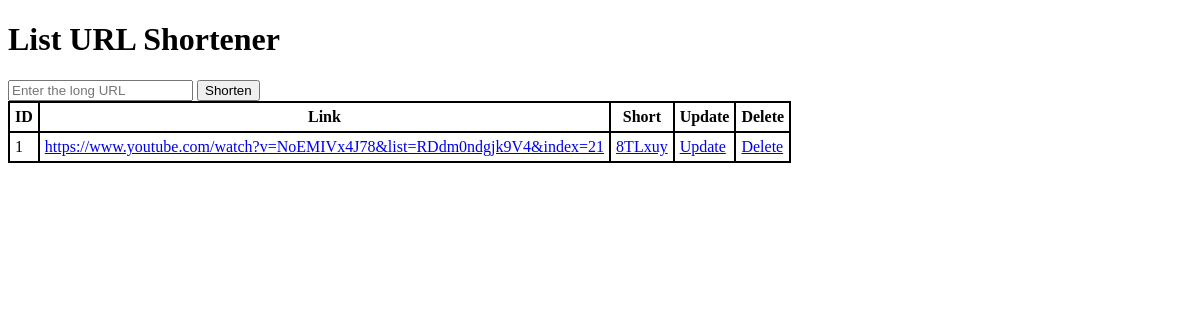
Before: /link with the older database file.
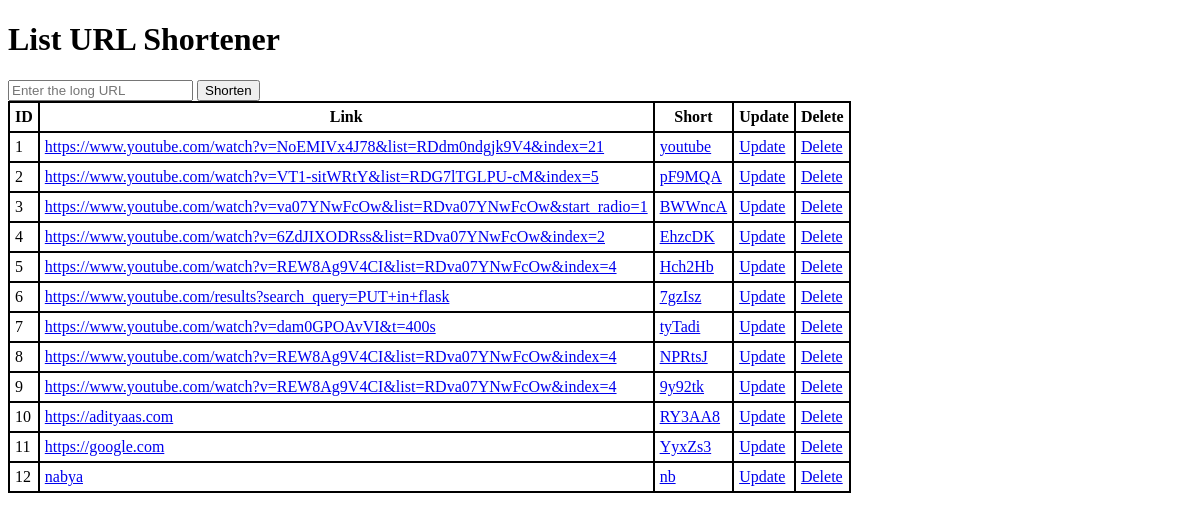
After: the same page with the newer database file.
### tables this page shows
CREATE TABLE urls (
                id INTEGER PRIMARY KEY AUTOINCREMENT,
                short_url TEXT UNIQUE,
                long_url TEXT,
                created_at TIMESTAMP DEFAULT CURRENT_TIMESTAMP);

### cleanArchitecture/app.py (the view)
    @app.route('/link', methods=['GET', 'POST'])
    def index():
        return url_controller.index()

### cleanArchitecture/controllers.py (called while the page is built, shortened)
    def index(self):
        try:
            urls = self.url_service.get_all_urls()
            return render_template('index.html', links=urls)
        except Exception as e:
            return render_template('index.html', error=e)

### cleanArchitecture/repositories.py (called while the page is built)
    @contextmanager
    def _get_connection(self):
        conn = None
        try:
            conn = sqlite3.connect(self.database_path)
            conn.row_factory = sqlite3.Row
            yield conn
        except sqlite3.Error as e:
            if conn:
                conn.rollback()
            raise RuntimeError(f"Database error: {e}")
        finally:
            if conn:
                conn.close()

    def get_all(self) -> List[Url]:
        with self._get_connection() as conn:
            cur = conn.cursor()
            cur.execute('SELECT * FROM urls')
            rows = cur.fetchall()
            return [self._row_to_url(row) for row in rows]

    def _row_to_url(self, row) -> Url:
        return Url(
            id=row['id'],
            short_url=row['short_url'],
            long_url=row['long_url'],
            created_at=datetime.fromisoformat(row['created_at'])
        )

### templates/index.html (shortened to what this page needs)
<!doctype html>
<html lang="en">
<head>
</head>
<body>
    <h1>List URL Shortener</h1>
    <form method="POST" action="{{ url_for('index') }}">
        <input type="text" name="long_url" placeholder="Enter the long URL">
        <button type="submit" name="short_url">Shorten</button>
    </form>
    <table>
        <thead>
            <tr>
                <th>ID</th>
                <th>Link</th>
                <th>Short</th>
                <th>Update</th>
                <th>Delete</th>
            </tr>
        </thead>
        <tbody>
            {% for link in links %}
            <tr>
                <td>{{ link.id }}</td>
                <td>
                    <a href="{{ link.long_url }}" target="_blank">{{ link.long_url }}</a>
                </td>
                <td>
                    <a href="/link/{{ link.short_url }}" target="_blank">{{ link.short_url }}</a>
                </td>
                <td>
                    <a href="/link/{{ link.id }}">Update</a>
                </td>
                <td>
                    <a href="/link/del/{{ link.id }}">Delete</a>
                </td>
            </tr>
            {% endfor %}
        </tbody>
    </table>
</body>
</html>

Changed rows visible on the page:
changed urls "https://www.youtube.com/watch?v=NoEMIVx4J78&list=RDdm0ndgjk9V4&index=21": short_url "8TLxuy" → "youtube"
added urls: id "2", long_url "https://www.youtube.com/watch?v=VT1-sitWRtY&list=RDG7lTGLPU-cM&index=5", short_url "pF9MQA"
added urls: id "3", long_url "https://www.youtube.com/watch?v=va07YNwFcOw&list=RDva07YNwFcOw&start_radio=1", short_url "BWWncA"
added urls: id "4", long_url "https://www.youtube.com/watch?v=6ZdJIXODRss&list=RDva07YNwFcOw&index=2", short_url "EhzcDK"
added urls: id "5", long_url "https://www.youtube.com/watch?v=REW8Ag9V4CI&list=RDva07YNwFcOw&index=4", short_url "Hch2Hb"
added urls: id "6", long_url "https://www.youtube.com/results?search_query=PUT+in+flask", short_url "7gzIsz"
added urls: id "7", long_url "https://www.youtube.com/watch?v=dam0GPOAvVI&t=400s", short_url "tyTadi"
added urls: id "8", long_url "https://www.youtube.com/watch?v=REW8Ag9V4CI&list=RDva07YNwFcOw&index=4", short_url "NPRtsJ"
added urls: id "9", long_url "https://www.youtube.com/watch?v=REW8Ag9V4CI&list=RDva07YNwFcOw&index=4", short_url "9y92tk"
added urls: id "10", long_url "https://adityaas.com", short_url "RY3AA8"
added urls: id "11", long_url "https://google.com", short_url "YyxZs3"
added urls: id "12", long_url "nabya", short_url "nb"
